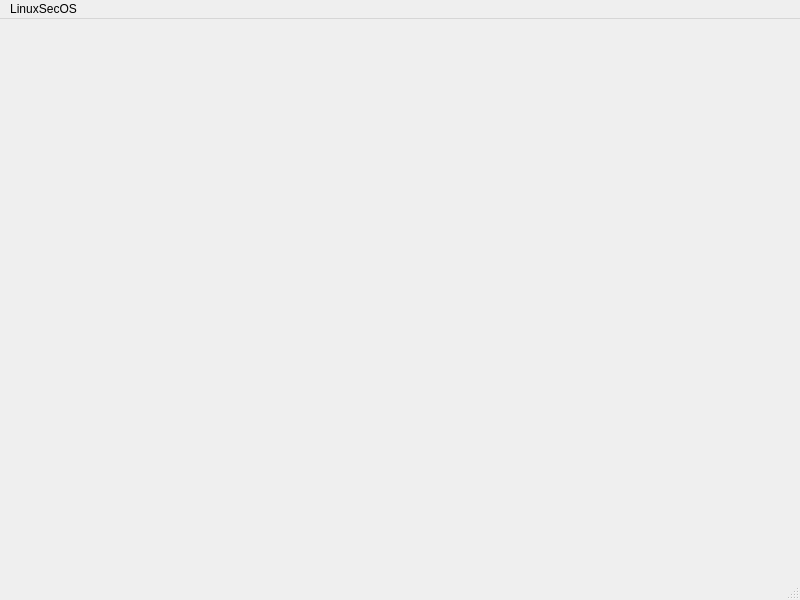
<?xml version="1.0" encoding="UTF-8"?>
<ui version="4.0">
 <class>LinuxSecOS</class>
 <widget class="QMainWindow" name="LinuxSecOS">
  <property name="geometry">
   <rect>
    <x>0</x>
    <y>0</y>
    <width>800</width>
    <height>600</height>
   </rect>
  </property>
  <property name="windowTitle">
   <string>LinuxSecOS</string>
  </property>
  <widget class="QWidget" name="centralwidget"/>
  <widget class="QMenuBar" name="menubar">
   <property name="geometry">
    <rect>
     <x>0</x>
     <y>0</y>
     <width>800</width>
     <height>28</height>
    </rect>
   </property>
   <widget class="QMenu" name="menuLinuxSecOS">
    <property name="title">
     <string>LinuxSecOS</string>
    </property>
    <addaction name="ac_plugin"/>
    <addaction name="ac_setting"/>
    <addaction name="separator"/>
    <addaction name="ac_about"/>
    <addaction name="separator"/>
    <addaction name="ac_quit"/>
   </widget>
   <addaction name="menuLinuxSecOS"/>
  </widget>
  <widget class="QStatusBar" name="statusbar"/>
  <action name="ac_plugin">
   <property name="text">
    <string> Plugin</string>
   </property>
  </action>
  <action name="ac_setting">
   <property name="text">
    <string> Setting</string>
   </property>
  </action>
  <action name="ac_about">
   <property name="text">
    <string> About</string>
   </property>
  </action>
  <action name="ac_quit">
   <property name="text">
    <string> Quit</string>
   </property>
   <property name="shortcut">
    <string>Ctrl+Q</string>
   </property>
  </action>
 </widget>
 <resources/>
 <connections>
  <connection>
   <sender>ac_quit</sender>
   <signal>triggered()</signal>
   <receiver>LinuxSecOS</receiver>
   <slot>close()</slot>
   <hints>
    <hint type="sourcelabel">
     <x>-1</x>
     <y>-1</y>
    </hint>
    <hint type="destinationlabel">
     <x>399</x>
     <y>299</y>
    </hint>
   </hints>
  </connection>
 </connections>
</ui>
